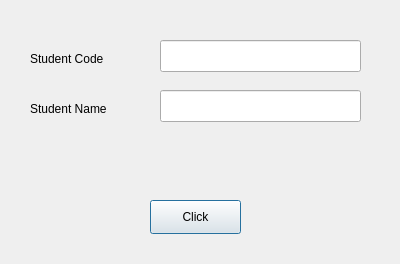
<?xml version="1.0" encoding="UTF-8"?>
<ui version="4.0">
 <class>Dialog</class>
 <widget class="QDialog" name="Dialog">
  <property name="geometry">
   <rect>
    <x>0</x>
    <y>0</y>
    <width>400</width>
    <height>264</height>
   </rect>
  </property>
  <property name="windowTitle">
   <string>Dialog</string>
  </property>
  <widget class="QLabel" name="label">
   <property name="geometry">
    <rect>
     <x>30</x>
     <y>50</y>
     <width>111</width>
     <height>18</height>
    </rect>
   </property>
   <property name="text">
    <string>Student Code</string>
   </property>
  </widget>
  <widget class="QLabel" name="labelResponse">
   <property name="geometry">
    <rect>
     <x>30</x>
     <y>150</y>
     <width>331</width>
     <height>20</height>
    </rect>
   </property>
   <property name="text">
    <string/>
   </property>
  </widget>
  <widget class="QLineEdit" name="lineEditCode">
   <property name="geometry">
    <rect>
     <x>160</x>
     <y>40</y>
     <width>201</width>
     <height>32</height>
    </rect>
   </property>
  </widget>
  <widget class="QPushButton" name="ButtonClickMe">
   <property name="geometry">
    <rect>
     <x>150</x>
     <y>200</y>
     <width>91</width>
     <height>34</height>
    </rect>
   </property>
   <property name="text">
    <string>Click</string>
   </property>
  </widget>
  <widget class="QLineEdit" name="lineEditName">
   <property name="geometry">
    <rect>
     <x>160</x>
     <y>90</y>
     <width>201</width>
     <height>32</height>
    </rect>
   </property>
  </widget>
  <widget class="QLabel" name="label_2">
   <property name="geometry">
    <rect>
     <x>30</x>
     <y>100</y>
     <width>111</width>
     <height>18</height>
    </rect>
   </property>
   <property name="text">
    <string>Student Name</string>
   </property>
  </widget>
 </widget>
 <resources/>
 <connections/>
</ui>
